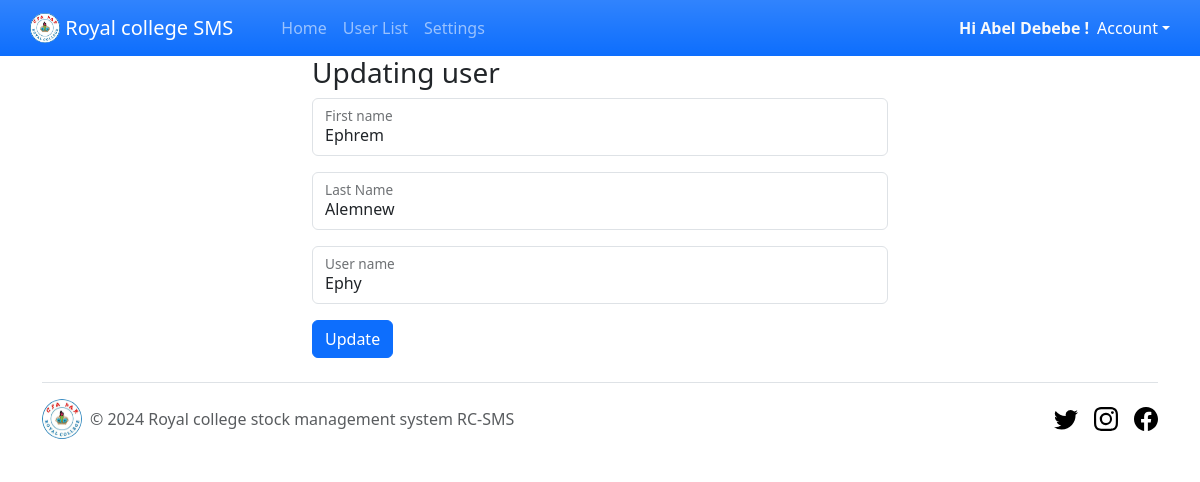
The app's page /sysAdminPage/editUser.php?id=9 (signed in) with its own data.
### tables this page shows
CREATE TABLE `user` (
  `id` int(11) NOT NULL,
  `firstname` text NOT NULL,
  `lastname` text NOT NULL,
  `username` text NOT NULL,
  `password` text NOT NULL,
  `usertype` text NOT NULL,
  `changed` tinyint(1) NOT NULL
);

### sysAdminPage/editUser.php (the view, shortened to what this page needs)
<?php
$firstname='';
$lastname= '';
$username='';
$conn = mysqli_connect('localhost','root','','rc_sms_db');
if($_SERVER['REQUEST_METHOD']=='GET' && isset($_GET['id'])){
    $id = $_GET['id'];
    $select = "SELECT * FROM `user` WHERE id=$id";
    $result = mysqli_query($conn, $select);
    if($result){
        $row = $result->fetch_assoc();
        if($row){
            $firstname = $row['firstname'];
            $lastname = $row['lastname'];
            $username = $row['username'];
        }
    }
}
?>
<!DOCTYPE html>
<html >
<head>
     <link rel="stylesheet" href="../css/bootstrap.min.css">
</head>
<body>
    <?php @include('./header.php');?>
        <div class="container col-md-6">
   <form class="main" method="post">
      <h3>Updating user</h3>
      <div class="mb-3 form-floating">
            <input type="text" name="firstname" class="form-control" id="floatingPassword" value="<?php echo $firstname ?>" placeholder="Password">
            <label for="floatingPassword">First name</label>
     </div>
     <div class="mb-3  form-floating">
            <input type="text" name="lastname" class="form-control" id="floatingPassword" value="<?php echo $lastname ?>" placeholder="Password">
            <label for="floatingPassword">Last Name</label>
     </div>
     <div class="mb-3 form-floating">
            <input type="text" name="username" class="form-control" id="floatingPassword" value="<?php echo $username ?>" placeholder="Password">
            <label for="floatingPassword">User name</label>
     </div>
    <div>
    <input type="submit" name="submit" value="Update" class="btn btn-primary">
    </div>
      </div>
   <?php @include('../footer.php');?>
</body>
</html>

### records on screen
user: firstname "Ephrem", lastname "Alemnew", username "Ephy"

### other values on screen
$_SESSION['fname'] "Abel"
$_SESSION['lname'] "Debebe"
